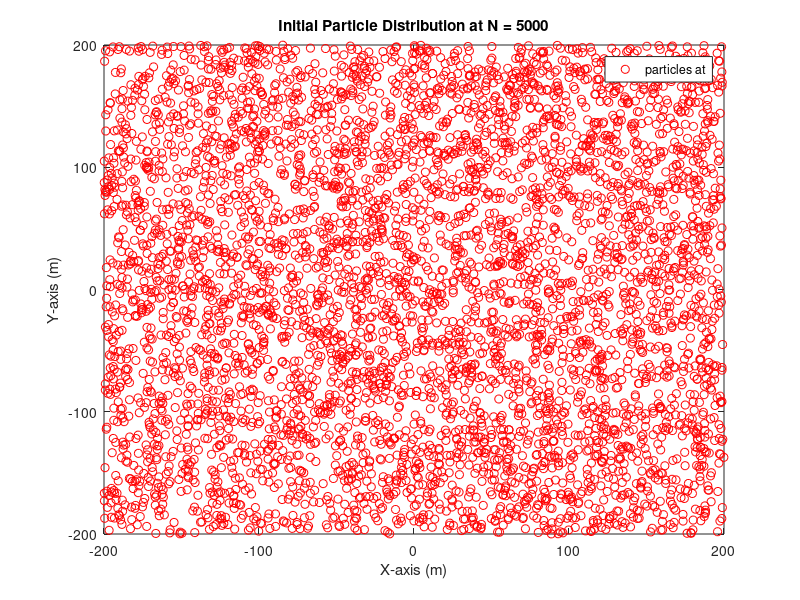

MATLAB code to generate this figure: (Note: this script raises an error after producing the figure.)
% This codes perform a particle filter to a 2D mobile robot to solve a
% localization problem given a preset environmental and operational noise
% following a given task.
clc
clear
close all

%%
N = 5000; % the number of particles;
dof = 2; % degree of freedom
P_var_x = 1; % Noise variance in process for acceleration along x 
P_var_y = 1; % Noise variance in process for acceleration along y
R_var_x = 5; % Noise variance in process for measurement at x-coordinate
R_var_y = 5; % Noise variance in process for measurement at y-coordinate
totalTime = 200; % total time elapsed
dt = 1; % constant time step
vx0 = 0; % initial x-axis speed;
vy0 = 0; % initial y-axis speed;
v0 = [vx0 vy0];
ax = @(t)2*sin(1.2 * pi * t^2) + 0.8; % non-linear acceleration along x;
ay = @(t)1.1 * cos(0.45 * pi * t^2) + 0.3; % non-linear acceleration along y;
ax1 = @(t)1.2 * cos(2 * pi * (t/totalTime));
ay1 = @(t)1.2 * sin(2 * pi * (t/totalTime));
a = @(t)[ax1(t) ay1(t)];
% put noise into matrix form
P_var = [P_var_x P_var_y];
R_var = [R_var_x R_var_y];

% define the initial actual state for x and y. which serves as the mean of the
% initial guassian distribution. we use initial actual state for simulated
% measurements. We also defined a "wrong" initial state.
x_initial = [0 0]; 
x_wrong_initial = [20 20];
% define the covariance for the initial state.
x_i_var = eye(2) * 200^2;

%% create particle array
guassian = 1;
uniform = 2;
current_initial = uniform;
switch current_initial
    case guassian
        x_particles = mvnrnd(x_wrong_initial, sqrt(x_i_var), N); % 2D initial guassian distribution
    case uniform
        x_particles = 400 * rand(N, 2) - 200; % 2D uniform distribution
    otherwise
        % do nothing
end
% plot initial guassian distribution
plot(x_particles(:,1), x_particles(:,2), 'ro');
xlabel('X-axis (m)');
ylabel('Y-axis (m)');
title(['Initial Particle Distribution at N = ', num2str(N)]);
legend('particles at');
% define a true trajectory array
x_true = [];
x_true_prev = x_initial;
% define a measurement array
%m_true = sqrt((x_initial * 20).^2 + 100) + sqrt(R_var) .* randn(1, 2);  % initial measurement
m_true = x_initial.^2/20 + sqrt(R_var) .* randn(1, 2);
% define the best estimate arrary
x_best_estimate = [];
%% 
% action along x: x(i+1) = x(i) + Vx(i)t + (1/2)axt^2;
% action along y: y(i+1) = y(i) + Vy(i)t + (1/2)ayt^2;
% put it in state-spaced format.
% x = Ax + Bu + noise
% A = [1 0 dt 0; 0 1 0 dt; 0 0 1 0; 0 0 0 1];
% B = [0.5 * dt^2; 0.5 * dt^2; dt; dt];
count = 1;
figure
set(gcf, 'Units', 'Normalized', 'OuterPosition', [0 0 1 1]);
tic;
for i = 0: dt: totalTime
    x_true_update = x_true_prev + v0 * dt + 0.5 * dt^2 .* (a(i) + sqrt(P_var) .* randn(1, 2)); % update actual path
    x_true_prev = x_true_update; % store previous x and y position
    x_true = [x_true; x_true_update]; % store path into an array
    %m_true_update = sqrt((x_true_update * 20).^2 + 100) + sqrt(R_var) .* randn(1, 2); % update measurement of actual path with noise
    m_true_update = x_true_update.^2/20 + sqrt(R_var) .* randn(1, 2);
    m_true = [m_true; m_true_update]; % store measurement into an array
    for j = 1: N
        % apply action to the particles.
        x_particles(j, :) = x_particles(j, :) + v0 * dt + 0.5 * dt^2 .* (a(i) + sqrt(P_var) .* randn(1, 2));
        % compute the measurements of the particles without the noise added 
        %m_particles(j, :) = sqrt((x_particles(j, :) * 20).^2 + 100);
        m_particles(j, :) = x_particles(j, :).^2/20 + sqrt(R_var) .* randn(1, 2);
    end
    v0 = a(i) * dt; % update the speed
 
    % store the best estimate for every update
    x_best_estimate = [x_best_estimate; [mean(x_particles(:, 1)), mean(x_particles(:, 2))] ];
    hold on;
    grid on;
    plot(x_true(count, 1), x_true(count, 2), 'bo', 'MarkerFaceColor', 'g', 'MarkerSize', 8);
    plot(x_true(:, 1), x_true(:, 2), '-g', 'LineWidth', 2);
    plot(x_best_estimate(:, 1), x_best_estimate(:, 2), '-r', 'LineWidth', 2);
    plot(x_particles(:, 1), x_particles(:, 2), 'ro');
    xlim([-60 80]);
    ylim([-20 120]);
    xlabel('X coordinate of the map (m)');
    ylabel('Y coordinate of the map (m)');
    legend('Current Actual Position', 'Historic Actual Path', 'Best PF Estimated Path', 'Particle Samples');
    title(['The Particle Filter Simulation when N = ', num2str(N)]);
    pause(0.05);
    count = count + 1;
    hold off;
    clf;
    
    % get particle weight
    x_particles_weight = getParticleWeight(m_particles, m_true_update, R_var);
    % use 2-norm to merge the weights of x and y into one single weight.
    x_particles_weight = sqrt(x_particles_weight(:,1).^2 + x_particles_weight(:,2).^2);
    % normalize the weight
    x_particles_weight = x_particles_weight./ sum(x_particles_weight);
    % start resampling
    x_particles = getResample(x_particles_weight, x_particles);
end

% plot section
set(gca,'fontsize',14);
figure
hold on
subplot(121);
plot([0: dt: totalTime], x_best_estimate(:, 1), 'r-', [0: dt: totalTime], x_true(:, 1), 'g-', 'LineWidth', 2);
legend('Best Estimated Path along X-axis from Particle Filter', 'Actual X-axis Path with Noise');
xlabel('Time (s)');
ylabel('X coordinate');
title('X-axis Performance of Particle Filter');
subplot(122);
plot([0: dt: totalTime], x_best_estimate(:, 2), 'r-', [0: dt: totalTime], x_true(:, 2), 'g-', 'LineWidth', 2);
legend('Best Estimated Path along Y-axis from Particle Filter', 'Actual Y-axis Path with Noise');
xlabel('Time (s)');
ylabel('Y coordinate');
title('Y-axis Performance of Particle Filter');

toc;


